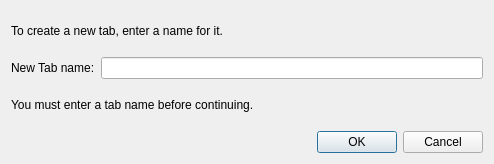
<?xml version="1.0" encoding="UTF-8"?>
<ui version="4.0">
 <class>NewTabDialog</class>
 <widget class="QDialog" name="NewTabDialog">
  <property name="geometry">
   <rect>
    <x>0</x>
    <y>0</y>
    <width>494</width>
    <height>164</height>
   </rect>
  </property>
  <property name="windowTitle">
   <string>Dialog</string>
  </property>
  <layout class="QVBoxLayout" name="verticalLayout">
   <item>
    <widget class="QLabel" name="descriptionLabel">
     <property name="sizePolicy">
      <sizepolicy hsizetype="Preferred" vsizetype="Minimum">
       <horstretch>0</horstretch>
       <verstretch>0</verstretch>
      </sizepolicy>
     </property>
     <property name="text">
      <string>To create a new tab, enter a name for it.</string>
     </property>
    </widget>
   </item>
   <item>
    <layout class="QHBoxLayout" name="horizontalLayout">
     <item>
      <widget class="QLabel" name="tabNameLabel">
       <property name="text">
        <string>New Tab name:</string>
       </property>
      </widget>
     </item>
     <item>
      <widget class="QLineEdit" name="tabNameLineEdit"/>
     </item>
    </layout>
   </item>
   <item>
    <widget class="QLabel" name="errorMessageLabel">
     <property name="text">
      <string>You must enter a tab name before continuing.</string>
     </property>
    </widget>
   </item>
   <item>
    <widget class="QDialogButtonBox" name="buttonBox">
     <property name="orientation">
      <enum>Qt::Horizontal</enum>
     </property>
     <property name="standardButtons">
      <set>QDialogButtonBox::Cancel|QDialogButtonBox::Ok</set>
     </property>
    </widget>
   </item>
  </layout>
 </widget>
 <resources/>
 <connections>
  <connection>
   <sender>buttonBox</sender>
   <signal>accepted()</signal>
   <receiver>NewTabDialog</receiver>
   <slot>accept()</slot>
   <hints>
    <hint type="sourcelabel">
     <x>248</x>
     <y>254</y>
    </hint>
    <hint type="destinationlabel">
     <x>157</x>
     <y>274</y>
    </hint>
   </hints>
  </connection>
  <connection>
   <sender>buttonBox</sender>
   <signal>rejected()</signal>
   <receiver>NewTabDialog</receiver>
   <slot>reject()</slot>
   <hints>
    <hint type="sourcelabel">
     <x>316</x>
     <y>260</y>
    </hint>
    <hint type="destinationlabel">
     <x>286</x>
     <y>274</y>
    </hint>
   </hints>
  </connection>
 </connections>
</ui>
